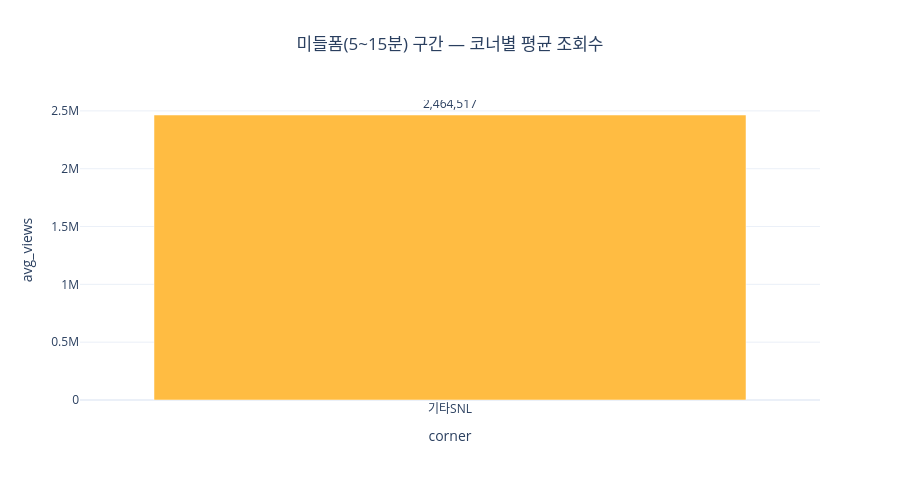

This figure's notebook cell:
### Markdown cell above
## 10-3. 미들폼(5~15분) 영역에서의 스마일 클리닉 성과

### Code cell
mid_df = snl_df[snl_df['is_middleform'] == True].copy()
print(f'미들폼 영상 수: {len(mid_df)}개')
print(mid_df['corner'].value_counts())
 
mid_group = mid_df.groupby('corner').agg(
    video_count     =('video_id',     'count'),
    avg_views       =('view_count',   'mean'),
    avg_like_rate   =('like_rate',    'mean'),
    avg_comment_rate=('comment_rate', 'mean'),
).reset_index().sort_values('avg_views', ascending=False).round(4)
 
fig3 = px.bar(
    mid_group,
    x='corner',
    y='avg_views',
    color='corner',
    color_discrete_map=COLOR_MAP,
    text='avg_views',
    title='미들폼(5~15분) 구간 — 코너별 평균 조회수',
    template='plotly_white',
    height=480
)
fig3.update_traces(texttemplate='%{text:,.0f}', textposition='outside')
fig3.update_layout(title_x=0.5, showlegend=False)
fig3.show()

### Figure 1 — Plotly figure (JSON) as saved in the notebook; plotly's stock layout.template omitted (floating-point values rounded to 4 significant figures)
{"data": [{"hovertemplate": "corner=%{x}<br>avg_views=%{text}<extra></extra>", "legendgroup": "기타SNL", "marker": {"color": "#FFBC42", "pattern": {"shape": ""}}, "name": "기타SNL", "orientation": "v", "showlegend": true, "text": [2465000.0], "textposition": "outside", "texttemplate": "%{text:,.0f}", "type": "bar", "x": ["기타SNL"], "xaxis": "x", "y": [2465000.0], "yaxis": "y"}], "layout": {"barmode": "relative", "height": 480, "legend": {"title": {"text": "corner"}, "tracegroupgap": 0}, "showlegend": false, "title": {"text": "미들폼(5~15분) 구간 — 코너별 평균 조회수", "x": 0.5}, "xaxis": {"anchor": "y", "categoryarray": ["기타SNL"], "categoryorder": "array", "domain": [0, 1], "title": {"text": "corner"}}, "yaxis": {"anchor": "x", "domain": [0, 1], "title": {"text": "avg_views"}}}}
